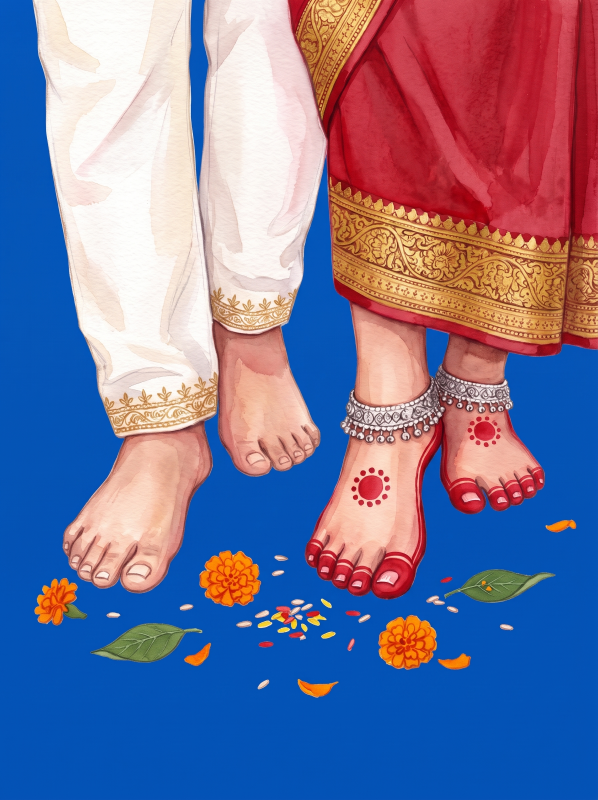
#> input picture design/wedding/feet.jpeg, 1792 x 2400 px, found by its file name (shown at 1/3 size)
$ python cut-chroma.py design/wedding/feet.jpeg src/events/wedding/assets/feet.webp 1100
#> lines starting #> are read from the running program, lines starting #| are printed output that depends on the picture
"""Cut a painting off a flat chroma-key background (green or blue), for pieces whose white bits (rice grains) would
vanish with a white background.

How strongly a pixel is the key colour (its green, or blue, above its other two channels) sets how transparent it is,
so soft shadows on the key go too; the key's tint is pulled out of the edges (and any spill on the subject). Then the
piece is cropped and scaled like scripts/mehendi/cut-marigold.py.

  python3 scripts/wedding/cut-chroma.py design/wedding/feet.jpeg src/events/wedding/assets/feet.webp 1100
"""
import sys

import numpy as np
from PIL import Image, ImageFilter

LO, HI = 28, 64  # key strength (key channel minus the larger other one): below LO solid, above HI fully transparent


def cut(src):
#> called with src = 'design/wedding/feet.jpeg'
    a = np.asarray(Image.open(src).convert('RGB')).astype(np.float32)
    h, w, _ = a.shape
#> h = 2400; w = 1792
    border = np.concatenate([a[:8].reshape(-1, 3), a[-8:].reshape(-1, 3), a[:, :8].reshape(-1, 3), a[:, -8:].reshape(-1, 3)])
    key = np.median(border, 0)
#> key = [5, 83, 182]
    k = int(np.argmax(key))  # 1 = green, 2 = blue
#> k = 2
    others = [c for c in range(3) if c != k]
#> others = [0, 1]
    strength = a[..., k] - a[..., others].max(-1)
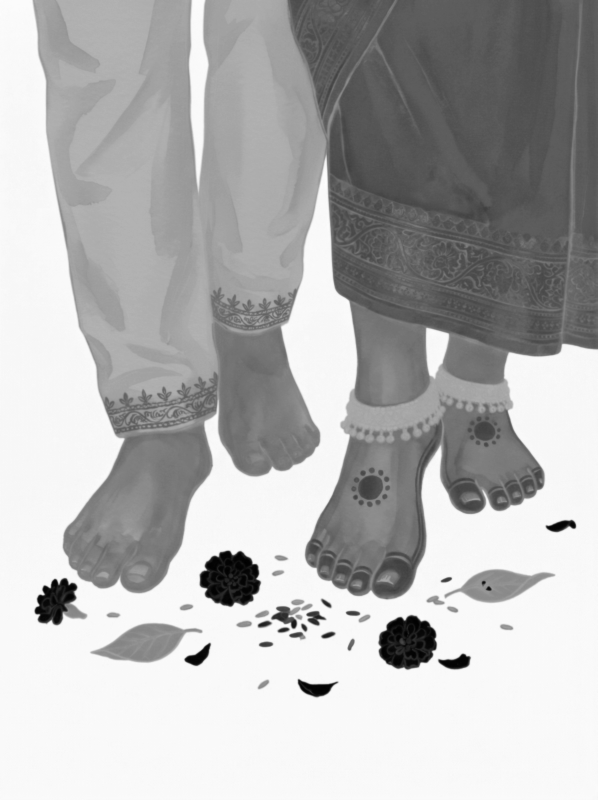
#> strength: shape (2400, 1792) float32 (shown at 1/3 size); min -254, max 107, mean -0.2; drawn with min black and max white
    alpha = 1 - np.clip((strength - LO) / (HI - LO), 0, 1)
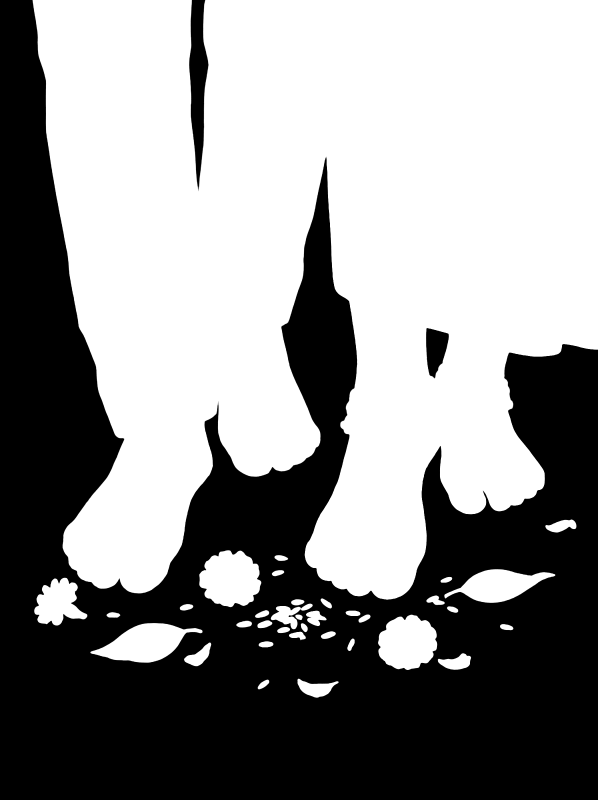
#> alpha: shape (2400, 1792) float32 (shown at 1/3 size); min 0, max 1, mean 0.557
    alpha = np.asarray(Image.fromarray((alpha * 255).astype(np.uint8)).filter(ImageFilter.GaussianBlur(0.6))).astype(np.float32) / 255
    # Edges: take the key colour out of the blend, then clamp any leftover tint (spill) in the key channel.
    al = np.maximum(alpha, 1e-3)[..., None]
    rgb = np.clip((a - (1 - al) * key) / al, 0, 255)
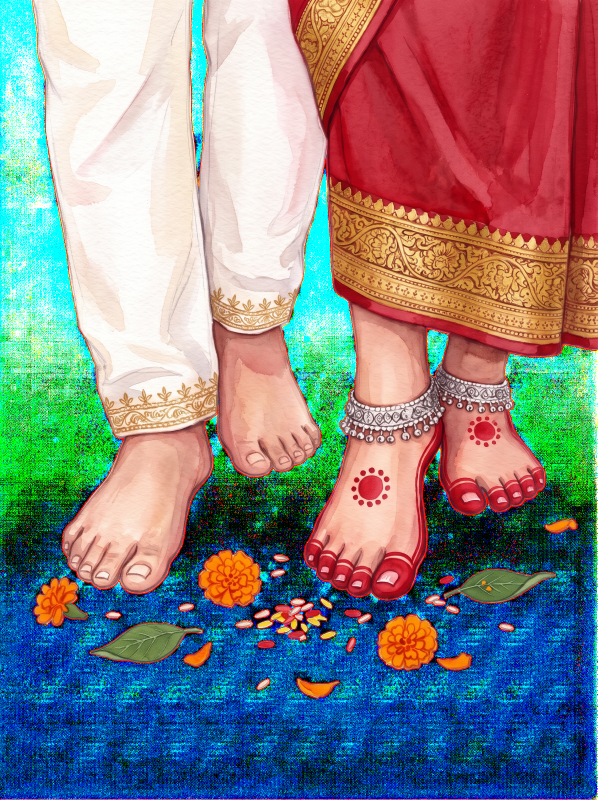
#> rgb: shape (2400, 1792, 3) float32 (shown at 1/3 size); mean R, G, B 131.1, 130.9, 134.9
    rgb[..., k] = np.minimum(rgb[..., k], rgb[..., others].max(-1))
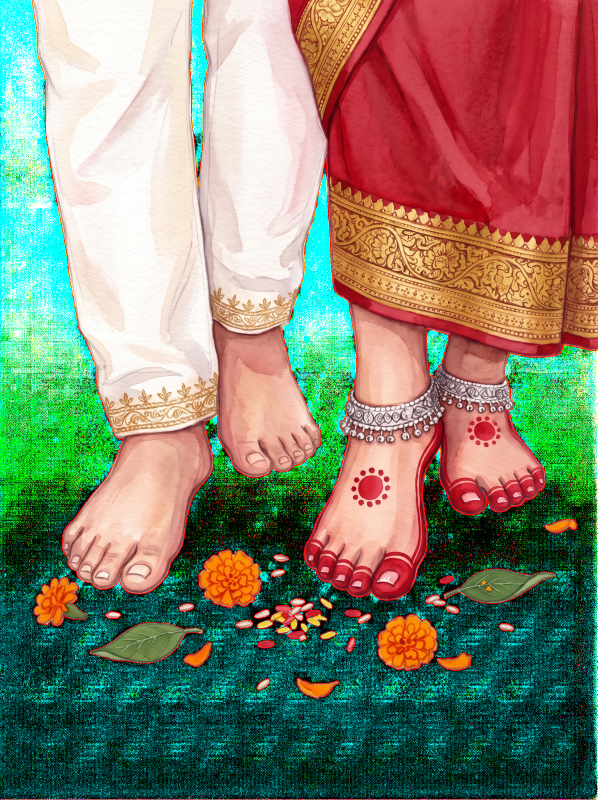
#> rgb: shape (2400, 1792, 3) float32 (shown at 1/3 size); mean R, G, B 131.1, 130.9, 112.8
    return Image.fromarray(np.dstack([rgb, alpha * 255]).astype(np.uint8)), 'green' if k == 1 else 'blue'


def crop(img, max_side, pad=4):
    x0, y0, x1, y1 = img.getchannel('A').point(lambda v: 255 if v > 8 else 0).getbbox()
    img = img.crop((max(0, x0 - pad), max(0, y0 - pad), min(img.width, x1 + pad), min(img.height, y1 + pad)))
    s = min(1, max_side / max(img.size))
    return img.resize((round(img.width * s), round(img.height * s)), Image.LANCZOS)


if __name__ == '__main__':
    src, out, size = sys.argv[1], sys.argv[2], int(sys.argv[3])
    img, keyed = cut(src)
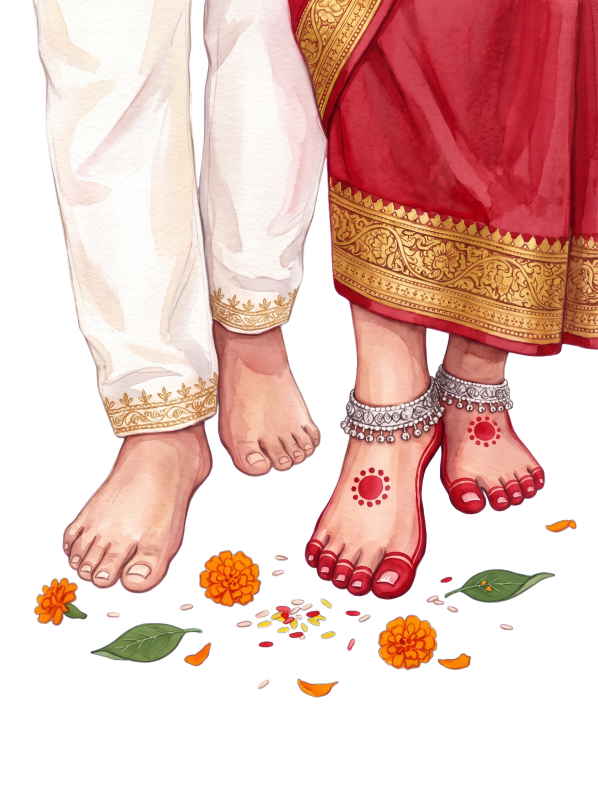
#> img: PIL image 1792x2400 RGBA (shown at 1/3 size); mean R, G, B, A 130.6, 130.4, 111.1, 142; transparent parts drawn white
#> keyed = 'blue'
    piece = crop(img, size)
#> in crop, `x0, y0, x1, y1 = img.getchannel('A').point(lambda v: 255 if v > 8 else..`: x0 = 96; y0 = 0; x1 = 1792; y1 = 2094
#> in crop, `img = img.crop((max(0, x0 - pad), max(0, y0 - pad), min(img.width, x1 ..`:
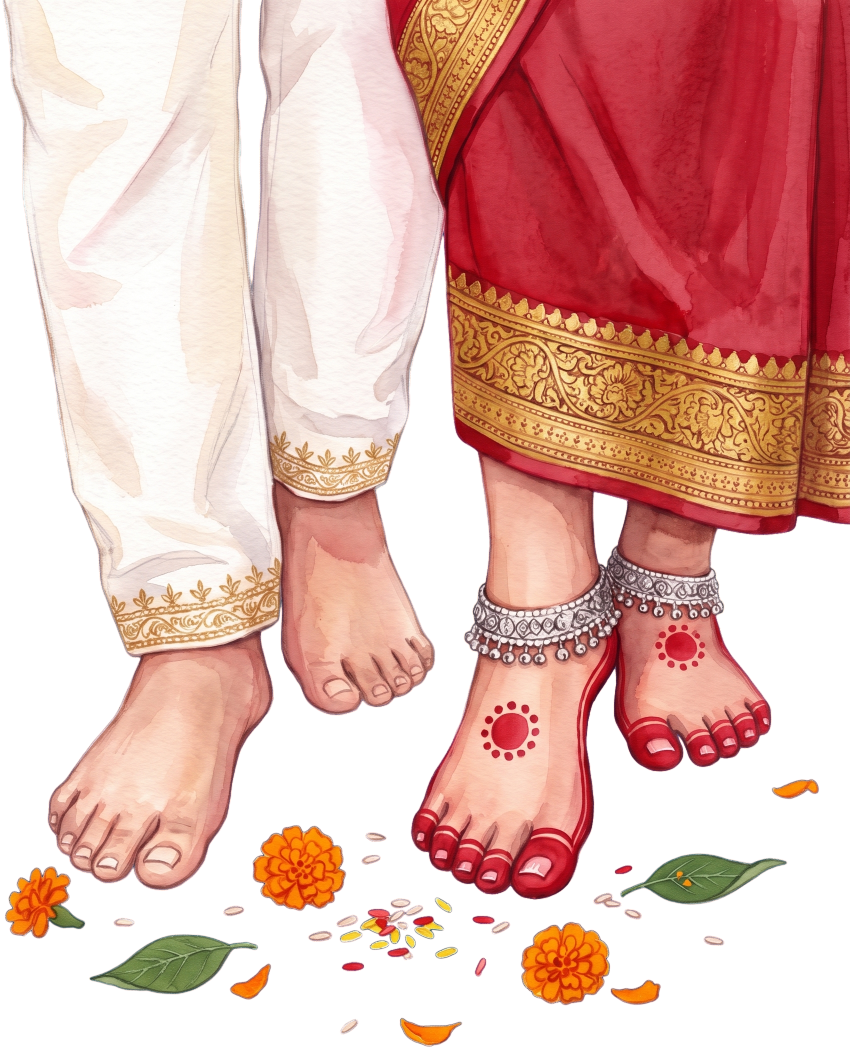
#> img: PIL image 1700x2098 RGBA (shown at 1/2 size); mean R, G, B, A 153.3, 137.2, 117.1, 171.2; transparent parts drawn white
#> in crop, `return img.resize((round(img.width * s), round(img.height * s)), Image..`:
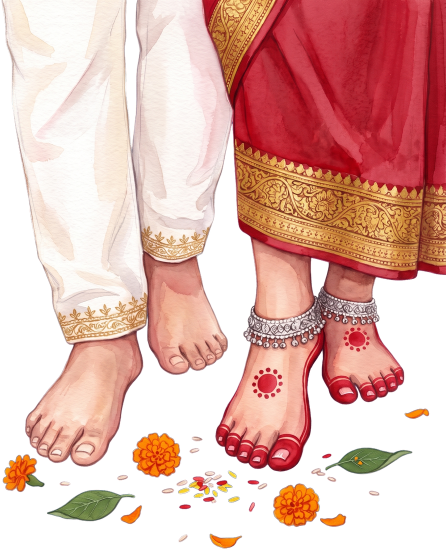
#> returned value: PIL image 891x1100 RGBA (shown at 1/2 size); mean R, G, B, A 144.7, 99.7, 91.3, 171.2; transparent parts drawn white
    piece.save(out, 'WEBP', quality=86, method=6)
    print(out, piece.size, f'(keyed on {keyed})')
#| src/events/wedding/assets/feet.webp (891, 1100) (keyed on blue)
